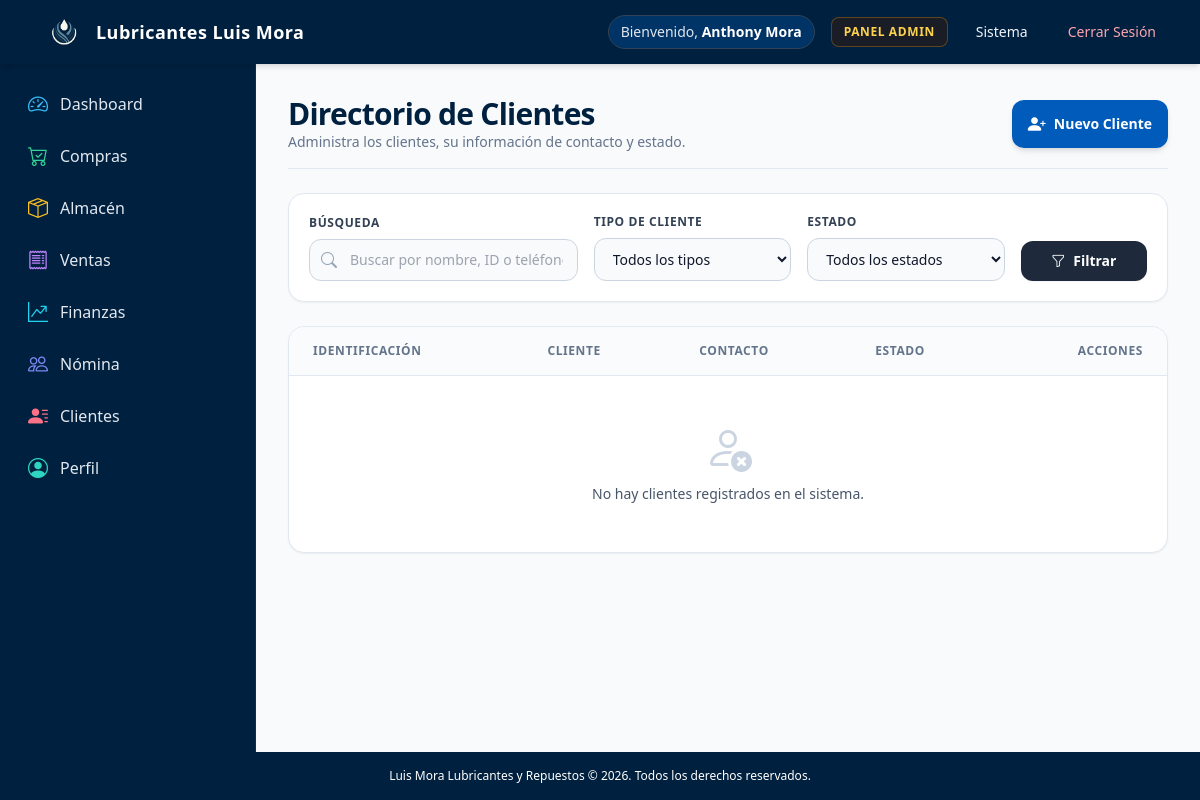
Page /clientes/ (signed in) on the earlier database version.
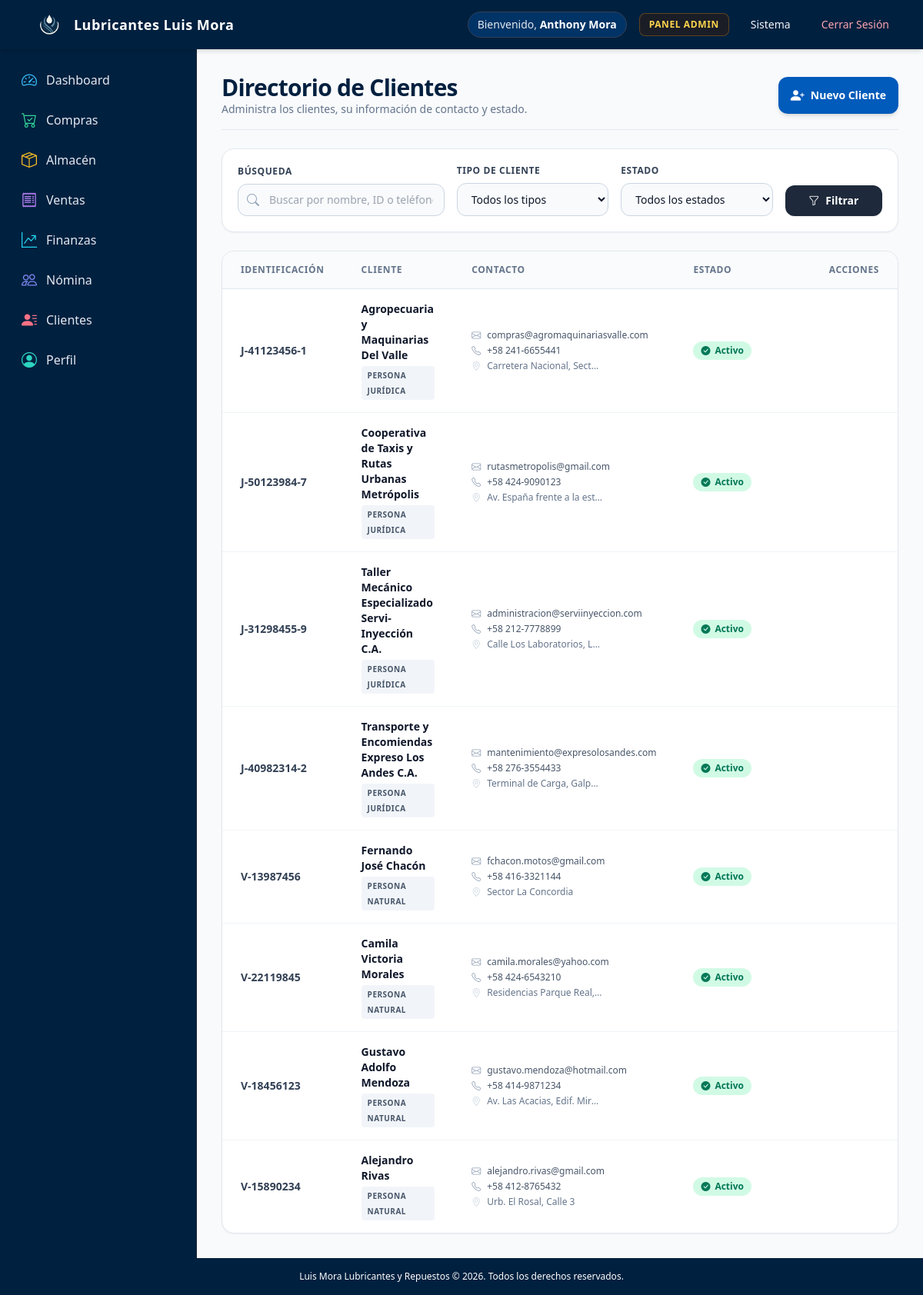
Same page on the later database version.
### aplicacion/models.py (models this page shows, shortened)
class CustomUser(AbstractUser):
    ROLES = (
        ('admin', 'Administrador'),
        ('personal', 'Personal'),
        ("invitado", "Invitado"),
    )
    rol = models.CharField(max_length=20, choices=ROLES, default='personal')
    telefono = models.CharField(max_length=20, blank=True, verbose_name="Teléfono")
    direccion = models.TextField(blank=True, verbose_name="Dirección")
    foto_perfil = models.ImageField(upload_to='perfiles/', blank=True, null=True, verbose_name="Foto de perfil")
    admin = models.BooleanField(default=False, verbose_name="¿Administrador?")
    class Meta:
        verbose_name = 'Usuario'
        verbose_name_plural = 'Usuarios'

class Cliente(models.Model):
    TIPO_CHOICES = (
        ('NATURAL', 'Persona Natural'),
        ('JURIDICO', 'Persona Jurídica'),
    )
    tipo = models.CharField(max_length=10, choices=TIPO_CHOICES, default='NATURAL')
    identificacion = models.CharField(max_length=20, unique=True)
    nombre = models.CharField(max_length=100)
    direccion = models.TextField(blank=True)
    telefono = models.CharField(max_length=20, blank=True)
    email = models.EmailField(blank=True)
    activo = models.BooleanField(default=True)
    fecha_creacion = models.DateTimeField(auto_now_add=True)
    class Meta:
        verbose_name = "Cliente"
        verbose_name_plural = "Clientes"

### aplicacion/views.py (the view)
# urls.py: path('clientes/', listar_clientes, name='clientes'),
@login_required
def listar_clientes(request):
    clientes = Cliente.objects.filter(activo=True).order_by('-fecha_creacion')
    tipo = request.GET.get('tipo')
    estado = request.GET.get('estado')
    search_query = request.GET.get('search')
    if tipo:
        clientes = clientes.filter(tipo=tipo)
    if estado:
        clientes = clientes.filter(activo=estado == 'activo')
    if search_query:
        clientes = clientes.filter(
            models.Q(nombre__icontains=search_query) |
            models.Q(identificacion__icontains=search_query) |
            models.Q(telefono__icontains=search_query)
        )
    paginator = Paginator(clientes, 10)
    page_number = request.GET.get('page')
    page_obj = paginator.get_page(page_number)
    search_form = ClienteSearchForm(request.GET or None)
    return render(request, 'vistas/clientes.html', {
        'clientes': page_obj,
        'page_obj': page_obj,
        'search_form': search_form
    })

### aplicacion/forms.py
class ClienteSearchForm(forms.Form):
    TIPO_CHOICES = [
        ('', 'Todos los tipos'),
        ('NATURAL', 'Persona Natural'),
        ('JURIDICO', 'Persona Jurídica'),
    ]
    ESTADO_CHOICES = [
        ('', 'Todos los estados'),
        ('activo', 'Activo'),
        ('inactivo', 'Inactivo'),
    ]
    search = forms.CharField(
        required=False,
        widget=forms.TextInput(attrs={
            'placeholder': 'Buscar por nombre, ID o teléfono',
            'class': 'form-control'
        })
    )
    tipo = forms.ChoiceField(
        choices=TIPO_CHOICES,
        required=False,
        widget=forms.Select(attrs={'class': 'form-select'})
    )
    estado = forms.ChoiceField(
        choices=ESTADO_CHOICES,
        required=False,
        widget=forms.Select(attrs={'class': 'form-select'})
    )

### templates/vistas/clientes.html (shortened to what this page needs)
{% extends 'paneles/admin.html' %}
{% load static %}
{% block dashboard %}
<div class="flex flex-col md:flex-row md:items-center justify-between pb-4 border-b border-slate-200 mb-6 gap-4">
  <div>
    <h1 class="text-2xl sm:text-3xl font-extrabold text-brand-dark tracking-tight">Directorio de Clientes</h1>
    <p class="text-sm text-slate-500">Administra los clientes, su información de contacto y estado.</p>
  </div>
  <div>
    <a href="{% url 'nuevo_cliente' %}" class="inline-flex items-center space-x-2 px-4 py-2.5 bg-brand-primary hover:bg-brand-dark text-white font-semibold text-sm rounded-xl shadow-md transition transform active:scale-95">
      <i class="bi bi-person-plus-fill text-lg"></i>
      <span>Nuevo Cliente</span>
    </a>
  </div>
</div>
<div class="bg-white p-5 rounded-2xl shadow-sm border border-slate-200 mb-6">
  <form method="get" class="grid grid-cols-1 md:grid-cols-12 gap-4 items-end">
    <div class="md:col-span-4">
      <label class="block text-xs font-bold text-slate-700 uppercase tracking-wider mb-2">Búsqueda</label>
      <div class="relative">
        <div class="absolute inset-y-0 left-0 flex items-center pl-3 pointer-events-none">
        </div>
        <div class="[&>input]:pl-10">
          {{ search_form.search }}
        </div>
      </div>
    </div>
    <div class="md:col-span-3">
      <label class="block text-xs font-bold text-slate-700 uppercase tracking-wider mb-2">Tipo de Cliente</label>
      {{ search_form.tipo }}
    </div>
    <div class="md:col-span-3">
      <label class="block text-xs font-bold text-slate-700 uppercase tracking-wider mb-2">Estado</label>
      {{ search_form.estado }}
    </div>
    <div class="md:col-span-2 flex flex-col space-y-2">
      <button type="submit" class="w-full inline-flex justify-center items-center space-x-2 px-4 py-2.5 bg-slate-800 hover:bg-slate-900 text-white font-semibold text-sm rounded-xl shadow-sm transition">
        <i class="bi bi-funnel"></i>
        <span>Filtrar</span>
      </button>
    </div>
  </form>
</div>
<div class="bg-white rounded-2xl shadow-sm border border-slate-200 overflow-hidden mb-6">
  <div class="overflow-x-auto">
    <table class="w-full text-sm text-left text-slate-600">
      <thead class="text-xs text-slate-500 uppercase bg-slate-50/80 border-b border-slate-200">
        <tr>
          <th scope="col" class="px-6 py-4 font-bold tracking-wider">Identificación</th>
          <th scope="col" class="px-6 py-4 font-bold tracking-wider">Cliente</th>
          <th scope="col" class="px-6 py-4 font-bold tracking-wider">Contacto</th>
          <th scope="col" class="px-6 py-4 font-bold tracking-wider">Estado</th>
          <th scope="col" class="px-6 py-4 font-bold tracking-wider text-right">Acciones</th>
        </tr>
      </thead>
      <tbody class="divide-y divide-slate-100">
        {% for cliente in clientes %}
        <tr class="hover:bg-slate-50/60 transition group">
          <td class="px-6 py-4 font-semibold text-slate-700">
            {{ cliente.identificacion }}
          </td>
          <td class="px-6 py-4">
            <div class="font-bold text-slate-900">{{ cliente.nombre }}</div>
            <span class="inline-flex items-center px-2 py-0.5 rounded text-[10px] font-bold uppercase tracking-wider bg-slate-100 text-slate-600 mt-1">
              {{ cliente.get_tipo_display }}
            </span>
          </td>
          <td class="px-6 py-4 space-y-1">
            {% if cliente.email %}
            <div class="flex items-center text-xs text-slate-600"><i class="bi bi-envelope text-slate-400 mr-2"></i> {{ cliente.email }}</div>
            {% endif %}
            {% if cliente.telefono %}
            <div class="flex items-center text-xs text-slate-600"><i class="bi bi-telephone text-slate-400 mr-2"></i> {{ cliente.telefono }}</div>
            {% endif %}
            {% if cliente.direccion %}
            <div class="flex items-center text-xs text-slate-500"><i class="bi bi-geo-alt text-slate-300 mr-2"></i> <span class="truncate max-w-[150px]">{{ cliente.direccion }}</span></div>
            {% endif %}
          </td>
          <td class="px-6 py-4">
            {% if cliente.activo %}
            <span class="inline-flex items-center px-2.5 py-1 rounded-full text-xs font-bold bg-emerald-100 text-emerald-700">
              <i class="bi bi-check-circle-fill mr-1.5"></i> Activo
            </span>
            {% else %}
            <span class="inline-flex items-center px-2.5 py-1 rounded-full text-xs font-bold bg-rose-100 text-rose-700">
              <i class="bi bi-x-circle-fill mr-1.5"></i> Inactivo
            </span>
            {% endif %}
          </td>
          <td class="px-6 py-4 text-right">
          </td>
        </tr>
        {% empty %}
        <tr>
          <td colspan="5" class="px-6 py-12 text-center text-slate-500">
            <div class="flex flex-col items-center justify-center">
              <i class="bi bi-person-x text-5xl mb-3 text-slate-300"></i>
              <p class="text-sm font-medium text-slate-600">
                {% if request.GET %}
                No se encontraron clientes con los filtros aplicados.
                {% else %}
                No hay clientes registrados en el sistema.
                {% endif %}
              </p>
            </div>
          </td>
        </tr>
        {% endfor %}
      </tbody>
    </table>
  </div>
</div>
{% endblock %}

### templates/paneles/admin.html (shortened to what this page needs)
{% extends 'base.html' %}
{% load static %}
{% block content %}
<div class="max-w-7xl mx-auto space-y-6">
  {% block dashboard %}{% endblock %}
</div>
{% endblock %}

### templates/base.html (shortened to what this page needs)
{% load static %}
<!DOCTYPE html>
<html lang="es" class="h-full bg-slate-50">
  <head>
    <script src="https://cdn.tailwindcss.com"></script>
    <link href="{% static 'bootstrap-icons/bootstrap-icons.css' %}" rel="stylesheet">
    <link rel="stylesheet" href="{% static 'css/styles.css' %}" />
  </head>
  <body class="h-full font-sans antialiased text-slate-800 bg-slate-50 flex flex-col min-h-screen">
    <header class="bg-brand-dark text-white shadow-md sticky top-0 z-40">
      <nav class="max-w-7xl mx-auto px-4 sm:px-6 lg:px-8">
        <div class="flex items-center justify-between h-16">
          <div class="flex items-center space-x-3">
            <a href="{% url 'inicio' %}" class="flex items-center space-x-3 group">
              <img
                src="{% static 'img/Logo sin Fondo.png' %}"
                alt="Logo"
                class="h-10 w-auto transition-transform group-hover:scale-105"
              />
              <span class="font-bold text-lg tracking-wide text-white group-hover:text-sky-300 transition-colors">
                Lubricantes Luis Mora
              </span>
            </a>
          </div>
          <div class="hidden md:flex items-center space-x-4">
            {% if user.is_authenticated %}
              <span class="text-sm font-medium text-slate-200 bg-brand-navy/60 px-3 py-1.5 rounded-full border border-slate-700">
                Bienvenido, <strong class="text-white">{{ user.get_full_name|default:user.username }}</strong>
              </span>
              {% if user.admin or user.rol == 'admin' %}
                <a href="/admin/" target="_blank" class="text-xs font-semibold uppercase tracking-wider text-amber-300 hover:text-amber-200 bg-amber-950/40 hover:bg-amber-900/50 px-3 py-1.5 rounded-lg border border-amber-500/30 transition">
                  Panel Admin
                </a>
              {% endif %}
              <a href="{% url 'dashboard' %}" class="text-sm font-medium text-slate-100 hover:text-white hover:bg-brand-navy px-3 py-2 rounded-lg transition">
                Sistema
              </a>
              <a href="{% url 'logout' %}" class="text-sm font-medium text-rose-300 hover:text-rose-100 hover:bg-rose-950/40 px-3 py-2 rounded-lg transition">
                Cerrar Sesión
              </a>
            {% else %}
              {% if request.resolver_match.url_name != 'login' %}
                <a href="{% url 'login' %}" class="inline-flex items-center px-4 py-2 text-sm font-semibold text-white bg-brand-steel hover:bg-sky-600 rounded-lg shadow transition duration-150">
                  Iniciar Sesión
                </a>
              {% endif %}
            {% endif %}
          </div>
        </div>
      </nav>
    </header>
    <div class="flex-1 flex overflow-hidden">
      {% if user.is_authenticated %}
        <aside class="hidden md:flex flex-col w-64 bg-brand-dark text-slate-200 border-r border-slate-800 min-h-screen">
          <div class="p-4 space-y-6">
            <nav class="space-y-1">
              <a href="{% url 'dashboard' %}" class="flex items-center space-x-3 px-3 py-2.5 rounded-lg font-medium text-slate-200 hover:bg-brand-navy hover:text-white transition group">
                <i class="bi bi-speedometer2 text-xl text-sky-400 group-hover:scale-110 transition-transform"></i>
                <span>Dashboard</span>
              </a>
              <a href="{% url 'compras' %}" class="flex items-center space-x-3 px-3 py-2.5 rounded-lg font-medium text-slate-200 hover:bg-brand-navy hover:text-white transition group">
                <i class="bi bi-cart-check text-xl text-emerald-400 group-hover:scale-110 transition-transform"></i>
                <span>Compras</span>
              </a>
              <a href="{% url 'inventario' %}" class="flex items-center space-x-3 px-3 py-2.5 rounded-lg font-medium text-slate-200 hover:bg-brand-navy hover:text-white transition group">
                <i class="bi bi-box-seam text-xl text-amber-400 group-hover:scale-110 transition-transform"></i>
                <span>Almacén</span>
              </a>
              <a href="{% url 'lista_ventas' %}" class="flex items-center space-x-3 px-3 py-2.5 rounded-lg font-medium text-slate-200 hover:bg-brand-navy hover:text-white transition group">
                <i class="bi bi-receipt text-xl text-purple-400 group-hover:scale-110 transition-transform"></i>
                <span>Ventas</span>
              </a>
              <a href="{% url 'reportes' %}" class="flex items-center space-x-3 px-3 py-2.5 rounded-lg font-medium text-slate-200 hover:bg-brand-navy hover:text-white transition group">
                <i class="bi bi-graph-up-arrow text-xl text-cyan-400 group-hover:scale-110 transition-transform"></i>
                <span>Finanzas</span>
              </a>
              <a href="{% url 'nomina_personal' %}" class="flex items-center space-x-3 px-3 py-2.5 rounded-lg font-medium text-slate-200 hover:bg-brand-navy hover:text-white transition group">
                <i class="bi bi-people text-xl text-indigo-400 group-hover:scale-110 transition-transform"></i>
                <span>Nómina</span>
              </a>
              <a href="{% url 'clientes' %}" class="flex items-center space-x-3 px-3 py-2.5 rounded-lg font-medium text-slate-200 hover:bg-brand-navy hover:text-white transition group">
                <i class="bi bi-person-lines-fill text-xl text-rose-400 group-hover:scale-110 transition-transform"></i>
                <span>Clientes</span>
              </a>
              <a href="{% url 'perfil' %}" class="flex items-center space-x-3 px-3 py-2.5 rounded-lg font-medium text-slate-200 hover:bg-brand-navy hover:text-white transition group">
                <i class="bi bi-person-circle text-xl text-teal-400 group-hover:scale-110 transition-transform"></i>
                <span>Perfil</span>
              </a>
            </nav>
          </div>
        </aside>
      {% endif %}
      <main class="flex-1 overflow-y-auto p-4 sm:p-6 lg:p-8">
        {% block content %}{% endblock %}
      </main>
    </div>
    <footer class="bg-brand-dark text-white py-4 text-center text-xs text-slate-500">
      <div class="max-w-7xl mx-auto px-4">
        <p>Luis Mora Lubricantes y Repuestos &copy; {% now "Y" %}. Todos los derechos reservados.</p>
      </div>
    </footer>
  </body>
</html>

### static/css/styles.css (style rules this page uses)
:root { --azul-marino-oscuro: #00203F; --azul-marino-medio: #004080; --azul-marino-claro: #005BBB; --azul-acero: #4682B4; --gris-azul: #708090; --blanco-humo: #F5F5F5; }
* { margin: 0; padding: 0; box-sizing: border-box; }
body { background-color: var(--blanco-humo); color: var(--blanco-humo); font-family: 'NotoSansJP', sans-serif; font-size: 16px; line-height: 1.5; }
input[type="text"], input[type="number"], input[type="password"], input[type="email"], input[type="date"], select, textarea, .form-control, .form-select { width: 100%; padding: 0.625rem 0.875rem; background-color: #F8FAFC; border: 1px solid #CBD5E1; border-radius: 0.75rem; font-size: 0.875rem; line-height: 1.25rem; color: #0F172A; transition: all 0.15s ease-in-out; }
label { display: block; font-size: 0.75rem; font-weight: 700; text-transform: uppercase; letter-spacing: 0.05em; color: #334155; margin-bottom: 0.375rem; }

Differences in the rows shown:
added Cliente: identificacion "J-41123456-1", nombre "Agropecuaria y Maquinarias Del Valle", tipo "PERSONA JURÍDICA", email "compras@agromaquinariasvalle.com", telefono "+58 241-6655441", direccion "Carretera Nacional, Sect…", activo True (drawn)
added Cliente: identificacion "J-50123984-7", nombre "Cooperativa de Taxis y Rutas Urbanas Metrópolis", tipo "PERSONA JURÍDICA", email "rutasmetropolis@gmail.com", telefono "+58 424-9090123", direccion "Av. España frente a la est…", activo True (drawn)
added Cliente: identificacion "J-31298455-9", nombre "Taller Mecánico Especializado Servi-Inyección C.A.", tipo "PERSONA JURÍDICA", email "administracion@serviinyeccion.com", telefono "+58 212-7778899", direccion "Calle Los Laboratorios, L…", activo True (drawn)
added Cliente: identificacion "J-40982314-2", nombre "Transporte y Encomiendas Expreso Los Andes C.A.", tipo "PERSONA JURÍDICA", email "mantenimiento@expresolosandes.com", telefono "+58 276-3554433", direccion "Terminal de Carga, Galp…", activo True (drawn)
added Cliente: identificacion "V-13987456", nombre "Fernando José Chacón", tipo "PERSONA NATURAL", email "fchacon.motos@gmail.com", telefono "+58 416-3321144", direccion "Sector La Concordia", activo True (drawn)
added Cliente: identificacion "V-22119845", nombre "Camila Victoria Morales", tipo "PERSONA NATURAL", email "camila.morales@yahoo.com", telefono "+58 424-6543210", direccion "Residencias Parque Real,…", activo True (drawn)
added Cliente: identificacion "V-18456123", nombre "Gustavo Adolfo Mendoza", tipo "PERSONA NATURAL", email "gustavo.mendoza@hotmail.com", telefono "+58 414-9871234", direccion "Av. Las Acacias, Edif. Mir…", activo True (drawn)
added Cliente: identificacion "V-15890234", nombre "Alejandro Rivas", tipo "PERSONA NATURAL", email "alejandro.rivas@gmail.com", telefono "+58 412-8765432", direccion "Urb. El Rosal, Calle 3", activo True (drawn)
Other differences:
text no longer shown: "No hay clientes registrados en el sistema."
